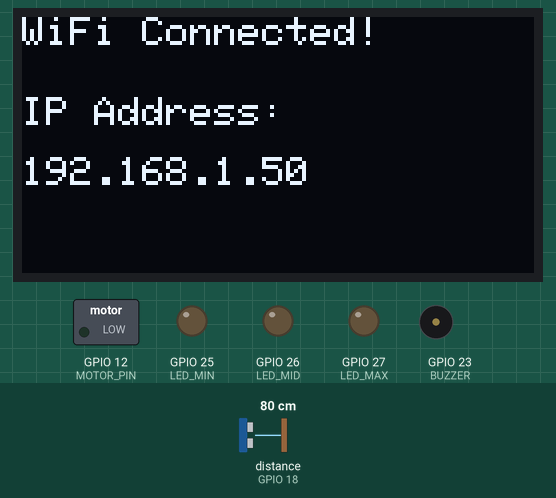
A sketch run on a simulated ESP32. On the bench: 128×64 one-colour display, switched loads named in the sketch (green lamp = pin HIGH), output pins drawn as LEDs (lit = HIGH), buzzer (waves = sounding, pin HIGH). Wiring (inferred from the names in the program): ultrasonic range finder: trigger GPIO 5; echo GPIO 18. The inputs (shaded band) are chosen by the test bench; at power-on: distance to the obstacle (sensor on GPIO 18) 80 cm. The echo pulse lasts 58.3 µs per cm; WiFi joins after 1.5 s; servers stay silent unless stated; pins used as bus, display or sensor lines are not drawn; what the sketch prints to the serial monitor is not drawn.

Above: at 1.6 s.
At 5.7 s:
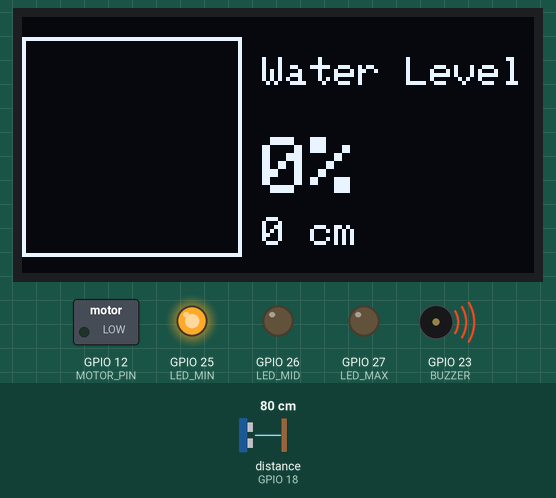
5.8 s: distance to the obstacle (sensor on GPIO 18) set to 12 cm
7.3 s: distance to the obstacle (sensor on GPIO 18) set to 9 cm
At 8.5 s:
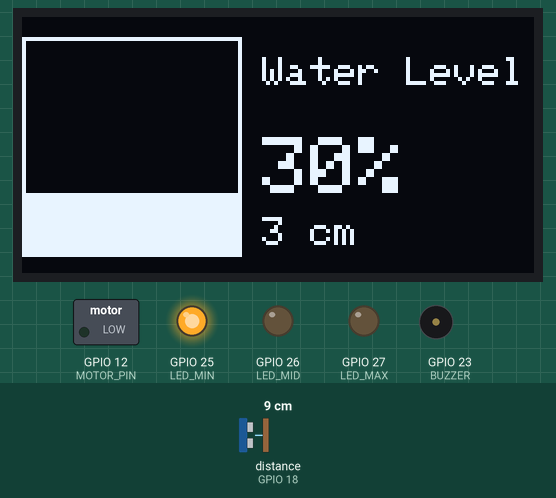
9.4 s: distance to the obstacle (sensor on GPIO 18) set to 2 cm
At 11.3 s:
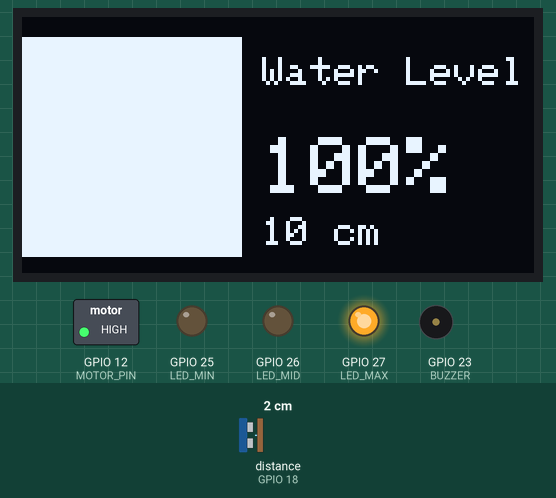
Timing chart, 0 to 12.8 s (numbered marks = the images above; inputs shaded):
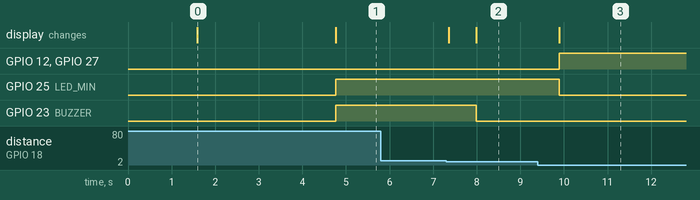

The sketch:

WaterLevel_new.ino
```cpp
#include <Wire.h>
#include <Adafruit_GFX.h>
#include <Adafruit_SSD1306.h>
#include <WiFi.h>
#include <WebServer.h>
#include <ArduinoJson.h>

// WiFi credentials
const char* ssid = "SLT-4G-CC05";
const char* password = "3DA6BLN7LYB";

// Web server on port 80
WebServer server(80);

// OLED settings
#define SCREEN_WIDTH 128
#define SCREEN_HEIGHT 64
Adafruit_SSD1306 display(SCREEN_WIDTH, SCREEN_HEIGHT, &Wire, -1);

// Ultrasonic pins (ESP32)
#define TRIGPIN 5
#define ECHOPIN 18

// Buzzer pin
#define BUZZER 23

// Motor (relay) signal pin
#define MOTOR_PIN 12

// Relay type: set to 1 if your relay is ACTIVE HIGH, set to 0 if ACTIVE LOW
#define RELAY_ACTIVE_HIGH 1

// Tank and sensor dimensions
#define TANK_HEIGHT    10   // usable water depth (cm)
#define SENSOR_HEIGHT  13   // sensor mounted 13 cm above bottom

// LED pins
#define LED_MIN 25
#define LED_MID 26
#define LED_MAX 27

long duration;
float distance;
int waterLevel;
int percentage;
bool motorState = false;   // remember motor state

// HTML page
const char* htmlPage = R"(
<!DOCTYPE html>
<html>
<head>
    <meta charset='UTF-8'>
    <meta name='viewport' content='width=device-width, initial-scale=1.0'>
    <title>Water Level Monitor</title>
    <style>
        body {
            font-family: Arial, sans-serif;
            background: linear-gradient(135deg, #667eea 0%, #764ba2 100%);
            margin: 0;
            padding: 20px;
            min-height: 100vh;
        }
        .container {
            max-width: 800px;
            margin: 0 auto;
            background: white;
            border-radius: 15px;
            box-shadow: 0 10px 30px rgba(0,0,0,0.2);
            padding: 30px;
        }
        .header {
            text-align: center;
            color: #333;
            margin-bottom: 30px;
        }
        .stats-grid {
            display: grid;
            grid-template-columns: repeat(auto-fit, minmax(250px, 1fr));
            gap: 20px;
            margin-bottom: 30px;
        }
        .stat-card {
            background: #f8f9fa;
            border-radius: 10px;
            padding: 25px;
            text-align: center;
            border-left: 5px solid #007bff;
            transition: transform 0.2s;
        }
        .stat-card:hover {
            transform: translateY(-5px);
        }
        .stat-value {
            font-size: 2.5em;
            font-weight: bold;
            color: #007bff;
            margin: 10px 0;
        }
        .stat-label {
            color: #666;
            font-size: 1.1em;
            text-transform: uppercase;
            letter-spacing: 1px;
        }
        .tank-visual {
            text-align: center;
            margin: 30px 0;
        }
        .tank {
            width: 200px;
            height: 300px;
            border: 4px solid #333;
            border-radius: 0 0 20px 20px;
            margin: 0 auto;
            position: relative;
            background: #f0f0f0;
            overflow: hidden;
        }
        .water {
            position: absolute;
            bottom: 0;
            left: 0;
            width: 100%;
            background: linear-gradient(45deg, #4facfe 0%, #00f2fe 100%);
            transition: height 0.5s ease;
            border-radius: 0 0 16px 16px;
        }
        .water::before {
            content: '';
            position: absolute;
            top: -10px;
            left: 0;
            width: 100%;
            height: 20px;
            background: linear-gradient(45deg, #4facfe 0%, #00f2fe 100%);
            border-radius: 50%;
            animation: wave 2s ease-in-out infinite;
        }
        @keyframes wave {
            0%, 100% { transform: translateX(0) scale(1); }
            50% { transform: translateX(10px) scale(1.1); }
        }
        .status {
            margin: 20px 0;
            padding: 15px;
            border-radius: 8px;
            text-align: center;
            font-weight: bold;
            font-size: 1.2em;
        }
        .status.low {
            background: #f8d7da;
            color: #721c24;
            border: 1px solid #f5c6cb;
        }
        .status.medium {
            background: #fff3cd;
            color: #856404;
            border: 1px solid #ffeaa7;
        }
        .status.high {
            background: #d4edda;
            color: #155724;
            border: 1px solid #c3e6cb;
        }
        .last-update {
            text-align: center;
            color: #666;
            font-size: 0.9em;
            margin-top: 20px;
        }
        .loading {
            text-align: center;
            color: #666;
            padding: 20px;
        }
    </style>
</head>
<body>
    <div class='container'>
        <div class='header'>
            <h1>💧 Water Level Monitor</h1>
            <p>Real-time water tank monitoring system</p>
        </div>

        <div class='stats-grid'>
            <div class='stat-card'>
                <div class='stat-label'>Water Level</div>
                <div class='stat-value' id='percentage'>--</div>
                <div class='stat-label'>Percentage</div>
            </div>
            <div class='stat-card'>
                <div class='stat-label'>Distance</div>
                <div class='stat-value' id='distance'>--</div>
                <div class='stat-label'>Centimeters</div>
            </div>
            <div class='stat-card'>
                <div class='stat-label'>Water Height</div>
                <div class='stat-value' id='waterHeight'>--</div>
                <div class='stat-label'>Centimeters</div>
            </div>
        </div>

        <div class='tank-visual'>
            <div class='tank'>
                <div class='water' id='waterLevel'></div>
            </div>
            <div class='status' id='status'>Loading...</div>
        </div>

        <div class='last-update' id='lastUpdate'>
            Last updated: Never
        </div>
    </div>

    <script>
        function updateData() {
            fetch('/data')
                .then(response => response.json())
                .then(data => {
                    // Update values
                    document.getElementById('percentage').textContent = data.percentage + '%';
                    document.getElementById('distance').textContent = data.distance.toFixed(1) + ' cm';
                    document.getElementById('waterHeight').textContent = data.waterLevel + ' cm';

                    // Update visual tank
                    const waterElement = document.getElementById('waterLevel');
                    waterElement.style.height = data.percentage + '%';

                    // Update status
                    const statusElement = document.getElementById('status');
                    statusElement.className = 'status';

                    if (data.percentage <= 30) {
                        statusElement.classList.add('low');
                        statusElement.textContent = '⚠️ LOW WATER LEVEL';
                    } else if (data.percentage <= 70) {
                        statusElement.classList.add('medium');
                        statusElement.textContent = '📊 MEDIUM WATER LEVEL';
                    } else {
                        statusElement.classList.add('high');
                        statusElement.textContent = '✅ TANK FULL';
                    }

                    // Update timestamp
                    document.getElementById('lastUpdate').textContent =
                        'Last updated: ' + new Date().toLocaleTimeString();
                })
                .catch(error => {
                    console.error('Error fetching data:', error);
                    document.getElementById('status').textContent = '❌ CONNECTION ERROR';
                });
        }

        // Update every 2 seconds
        setInterval(updateData, 2000);

        // Initial load
        updateData();
    </script>
</body>
</html>
)";

// Function to get averaged distance
float getDistance() {
  float sum = 0;
  int validSamples = 0;
  int totalSamples = 10;

  for (int i = 0; i < totalSamples; i++) {
    digitalWrite(TRIGPIN, LOW);
    delayMicroseconds(2);
    digitalWrite(TRIGPIN, HIGH);
    delayMicroseconds(10);
    digitalWrite(TRIGPIN, LOW);

    duration = pulseIn(ECHOPIN, HIGH, 20000UL);
    float d = duration * 0.0343 / 2;

    if (d > 0 && d < 100) {
      sum += d;
      validSamples++;
    }
    delay(10);
  }

  return (validSamples > 0) ? (sum / validSamples) : 0;
}

// Web server handlers
void handleRoot() {
  server.send(200, "text/html", htmlPage);
}

void handleData() {
  // Create JSON response
  StaticJsonDocument<200> json;
  json["distance"] = distance;
  json["waterLevel"] = waterLevel;
  json["percentage"] = percentage;
  json["timestamp"] = millis();

  String response;
  serializeJson(json, response);

  server.sendHeader("Access-Control-Allow-Origin", "*");
  server.send(200, "application/json", response);
}

void setup() {
  Serial.begin(115200);

  // Pin setup
  pinMode(TRIGPIN, OUTPUT);
  pinMode(ECHOPIN, INPUT);

  pinMode(BUZZER, OUTPUT);
  digitalWrite(BUZZER, LOW);

  pinMode(LED_MIN, OUTPUT);
  pinMode(LED_MID, OUTPUT);
  pinMode(LED_MAX, OUTPUT);

  pinMode(MOTOR_PIN, OUTPUT);

  // OLED init
  if (!display.begin(SSD1306_SWITCHCAPVCC, 0x3C)) {
    Serial.println(F("SSD1306 allocation failed"));
    for (;;);
  }
  display.clearDisplay();
  display.setTextSize(1);
  display.setTextColor(SSD1306_WHITE);

  // WiFi connection
  WiFi.begin(ssid, password);
  Serial.print("Connecting to WiFi");

  display.clearDisplay();
  display.setCursor(0, 0);
  display.println("Connecting WiFi...");
  display.display();

  while (WiFi.status() != WL_CONNECTED) {
    delay(500);
    Serial.print(".");
  }

  Serial.println();
  Serial.println("WiFi connected!");
  Serial.print("IP address: ");
  Serial.println(WiFi.localIP());

  // Display IP address on OLED
  display.clearDisplay();
  display.setCursor(0, 0);
  display.println("WiFi Connected!");
  display.setCursor(0, 20);
  display.println("IP Address:");
  display.setCursor(0, 35);
  display.println(WiFi.localIP());
  display.display();
  delay(3000);

  // Web server routes
  server.on("/", handleRoot);
  server.on("/data", handleData);
  server.begin();

  Serial.println("Web server started!");
  Serial.println("Open your browser and go to: http://" + WiFi.localIP().toString());
}

void loop() {
  // Handle web server requests
  server.handleClient();

  // Get sensor data
  distance = getDistance();
  waterLevel = SENSOR_HEIGHT - distance;
  waterLevel = constrain(waterLevel, 0, TANK_HEIGHT);
  percentage = map(waterLevel, 0, TANK_HEIGHT, 0, 100);

  // Debug output
  Serial.print("Distance: ");
  Serial.print(distance, 1);
  Serial.print(" cm | Water Level: ");
  Serial.print(waterLevel);
  Serial.print(" cm (");
  Serial.print(percentage);
  Serial.println("%)");

  // OLED Display (same as before)
  display.clearDisplay();

  int tankX = 0, tankY = 5, tankW = 55, tankH = 55;
  display.drawRect(tankX, tankY, tankW, tankH, SSD1306_WHITE);

  int fillH = map(percentage, 0, 100, 0, tankH - 2);
  int fillY = tankY + tankH - 1 - fillH;
  display.fillRect(tankX + 1, fillY, tankW - 2, fillH, SSD1306_WHITE);

  display.setTextColor(SSD1306_WHITE);
  display.setTextSize(2);
  display.setCursor(60, 30);
  display.print(percentage);
  display.print("%");

  display.setTextSize(1);
  display.setCursor(60, 10);
  display.println("Water Level");

  display.setCursor(60, 50);
  display.print(waterLevel);
  display.println(" cm");


  display.display();

  // MOTOR CONTROL
  if (percentage >= 100) {
    motorState = true;   // Tank full → motor OFF
  }
  else if (percentage <= 20) {
    motorState = false;    // Tank low → motor ON
  }
  // If between 20–99%, keep last state (so motor keeps running until full)

  if (RELAY_ACTIVE_HIGH) {
    digitalWrite(MOTOR_PIN, motorState ? HIGH : LOW);
  } else {
    digitalWrite(MOTOR_PIN, motorState ? LOW : HIGH);
  }

  // Buzzer and LED control (same as before)
  if (percentage <= 20) {
    digitalWrite(BUZZER, HIGH);
  } else {
    digitalWrite(BUZZER, LOW);
  }

  if (percentage <= 30) {
    digitalWrite(LED_MIN, HIGH);
    digitalWrite(LED_MID, LOW);
    digitalWrite(LED_MAX, LOW);
  } else if (percentage > 30 && percentage <= 70) {
    digitalWrite(LED_MIN, LOW);
    digitalWrite(LED_MID, HIGH);
    digitalWrite(LED_MAX, LOW);
  } else {
    digitalWrite(LED_MIN, LOW);
    digitalWrite(LED_MID, LOW);
    digitalWrite(LED_MAX, HIGH);
  }

  delay(500);
}
```

Measured:
- the behaviour switches between 11 and 10 cm on distance to the obstacle (sensor on GPIO 18) (found by bisection; images 1 and 2)
- after the input at 5.8 s, every drawn part: stays the same
- after the input at 7.3 s, GPIO 23 (BUZZER): HIGH → LOW after 0.69 s; the display: first changes after 0.05 s (image 2 shows a later state)
- after the input at 9.4 s, GPIO 12 (MOTOR_PIN), GPIO 27 (LED_MAX): LOW → HIGH after 0.49 s; GPIO 25 (LED_MIN): HIGH → LOW after 0.49 s; the display: changes after 0.49 s (image 3)
- what the display in image 0 shows lasts 3.2 s, from 1.6 s to 4.8 s
